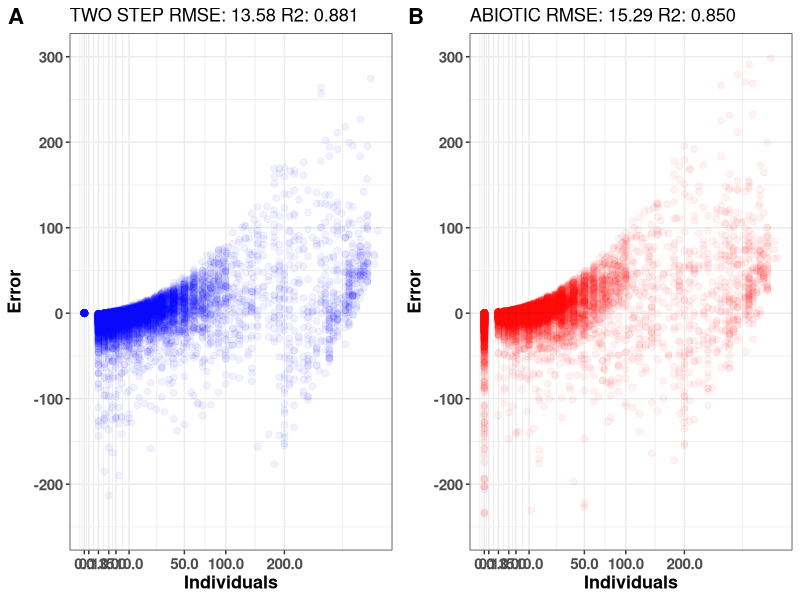
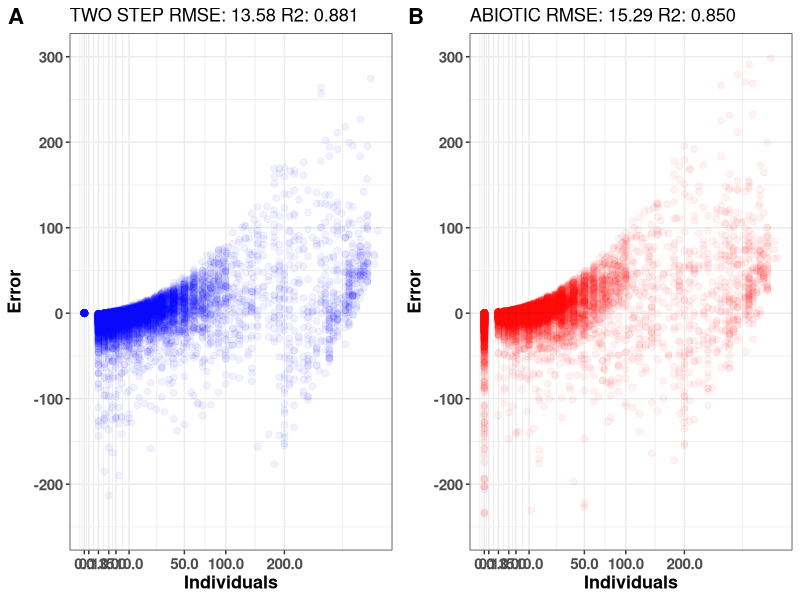

The R source for these figures, in order:
library("Metrics")
library(grid)
library(gridExtra)
library(cowplot)
library(ggplot2)
twosteppred <- read.csv("../results/TWO_STEP_rfpred.csv")
abiopred <- read.csv("../results/abiopred.csv")

rmse_twostep <- rmse(twosteppred$real,twosteppred$prediction)
rse_twostep <- rse(twosteppred$real,twosteppred$prediction)
twosteppred$error <- (twosteppred$real - twosteppred$prediction)

rmse_abio <- rmse(abiopred$real,abiopred$prediction)
rse_abio <- rse(abiopred$real,abiopred$prediction)
abiopred$error <- (abiopred$real - abiopred$prediction)

print(sprintf("twostep      RMSE: %.02f RSE: %.03f",rmse_twostep,rse_twostep))
print(sprintf("ABIOTIC RMSE: %.02f RSE: %.03f",rmse_abio,rse_abio))

plot_scatter <- function(datos){
  p <- ggplot(data=datos)+geom_point(aes(x=real,y=prediction))+scale_x_log10()
  return(p)
}

mybreaks=c(0,0.1,1,3,5,10,50,100,200,500)

plot_error <- function(datos,relleno="blue",titulo=""){
  p <- ggplot(data=datos)+
       geom_point(aes(x=real,y=error),size=2, shape=19, color=relleno, alpha=0.05)+
       ggtitle(titulo) + scale_x_sqrt(breaks=mybreaks)+
       ylim(c(-250,300))+theme_bw()+ylab("Error")+xlab("Individuals")+
       theme(        axis.text = element_text(face="bold", size=11),
                     axis.title.x = element_text(face="bold", size=13),
                     axis.title.y  = element_text(face="bold", size=13))
    
  return(p)
}

ptwostep <- plot_scatter(twosteppred)
pabio <- plot_scatter(abiopred)

perror_twostep <- plot_error(twosteppred,titulo=sprintf("TWO STEP RMSE: %.02f R2: %.03f",rmse_twostep,1-rse_twostep)) 

perror_abio <- plot_error(abiopred,relleno="red",titulo=sprintf("ABIOTIC RMSE: %.02f R2: %.03f",rmse_abio,1-rse_abio)) 


odir <- "../plots"
if (!dir.exists(odir))
  dir.create(odir)
ppi <- 300
nfile <- paste0(odir,"/Errors_indivs")
png(paste0(nfile,".png"), width=15*ppi, height=5*ppi, res=ppi)
g <- plot_grid(
  perror_twostep, perror_abio,
  ncol = 2,labels=c("A","B"),
  label_size = 16
)
print(g)
dev.off()

tiff(paste0(nfile,".tiff"), units="in", width=15, height=5, res=ppi)
print(g)
dev.off()
